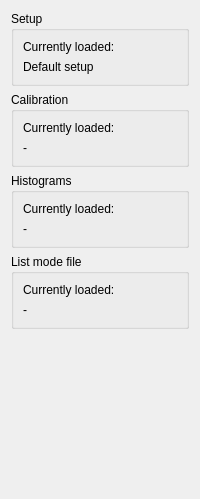
          <widget class="QWidget" name="statusFilesTab">
           <attribute name="title">
            <string>Files</string>
           </attribute>
           <layout class="QGridLayout" name="gridLayout_11">
            <item row="0" column="0">
             <widget class="QGroupBox" name="groupBox79_2">
              <property name="title">
               <string>Setup</string>
              </property>
              <layout class="QGridLayout" name="gridLayout_12">
               <item row="2" column="0" colspan="2">
                <widget class="QLabel" name="configfilename">
                 <property name="text">
                  <string>Default setup</string>
                 </property>
                 <property name="wordWrap">
                  <bool>false</bool>
                 </property>
                </widget>
               </item>
               <item row="0" column="0">
                <widget class="QLabel" name="textLabel18">
                 <property name="text">
                  <string>Currently loaded:</string>
                 </property>
                 <property name="wordWrap">
                  <bool>false</bool>
                 </property>
                </widget>
               </item>
              </layout>
             </widget>
            </item>
            <item row="1" column="0">
             <widget class="QGroupBox" name="groupBox_3">
              <property name="title">
               <string>Calibration</string>
              </property>
              <layout class="QGridLayout" name="gridLayout_19">
               <item row="0" column="0">
                <widget class="QLabel" name="label_5">
                 <property name="text">
                  <string>Currently loaded:</string>
                 </property>
                </widget>
               </item>
               <item row="1" column="0">
                <widget class="QLabel" name="calibrationFilename">
                 <property name="text">
                  <string>-</string>
                 </property>
                </widget>
               </item>
              </layout>
             </widget>
            </item>
            <item row="2" column="0">
             <widget class="QGroupBox" name="groupBox36">
              <property name="title">
               <string>Histograms</string>
              </property>
              <layout class="QGridLayout" name="gridLayout_13">
               <item row="1" column="0">
                <widget class="QLabel" name="histfilename">
                 <property name="text">
                  <string>-</string>
                 </property>
                 <property name="wordWrap">
                  <bool>false</bool>
                 </property>
                </widget>
               </item>
               <item row="0" column="0">
                <widget class="QLabel" name="textLabel19">
                 <property name="text">
                  <string>Currently loaded:</string>
                 </property>
                 <property name="wordWrap">
                  <bool>false</bool>
                 </property>
                </widget>
               </item>
              </layout>
             </widget>
            </item>
            <item row="3" column="0">
             <widget class="QGroupBox" name="groupBox36_1">
              <property name="title">
               <string>List mode file</string>
              </property>
              <layout class="QGridLayout" name="gridLayout_13_">
               <item row="1" column="0">
                <widget class="QLabel" name="listFilename">
                 <property name="text">
                  <string>-</string>
                 </property>
                 <property name="wordWrap">
                  <bool>false</bool>
                 </property>
                </widget>
               </item>
               <item row="0" column="0">
                <widget class="QLabel" name="textLabel20">
                 <property name="text">
                  <string>Currently loaded:</string>
                 </property>
                 <property name="wordWrap">
                  <bool>false</bool>
                 </property>
                </widget>
               </item>
              </layout>
             </widget>
            </item>
            <item row="4" column="0">
             <spacer name="verticalSpacer_2">
              <property name="orientation">
               <enum>Qt::Vertical</enum>
              </property>
              <property name="sizeHint" stdset="0">
               <size>
                <width>20</width>
                <height>159</height>
               </size>
              </property>
             </spacer>
            </item>
           </layout>
          </widget>
